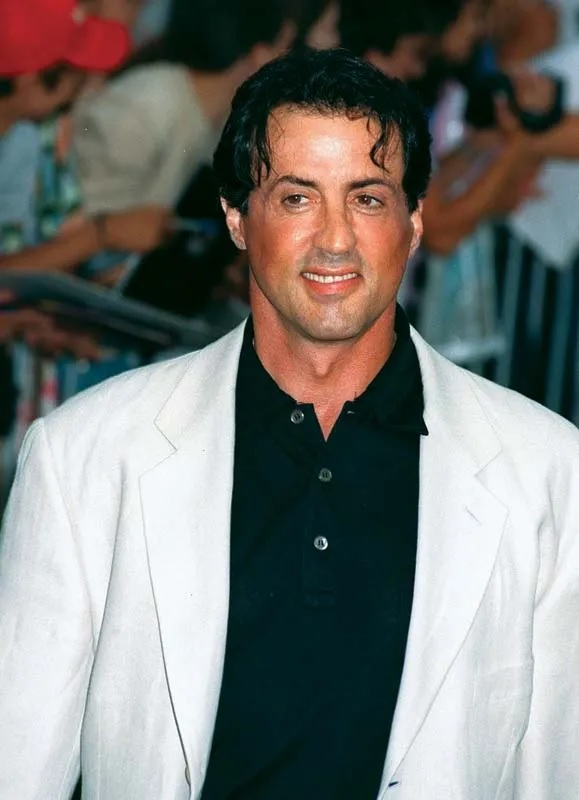
#> input picture output images/sly.jpg, 579 x 800 px
$ jupyter execute 'face detection.ipynb'
#> lines starting #> are read from the running program, lines starting #| are printed output that depends on the picture; after the words box and inside, x2 and y2 are one past the last pixel; in counts of white or black regions, pixels touching at a corner belong together
# Object detection using opencv

## What?

### Object detection in opencv is the process of detecting objects in still images or from a video source using Haar Cascade classifiers.

[cell 1]
import cv2
import matplotlib.pyplot as plt

[cell 2]
image = cv2.imread("output images//sly.jpg")
#> image is the input picture: shape (800, 579, 3); mean B, G, R 116.8, 120.6, 119.6
gray = cv2.cvtColor(image, cv2.COLOR_BGR2GRAY)
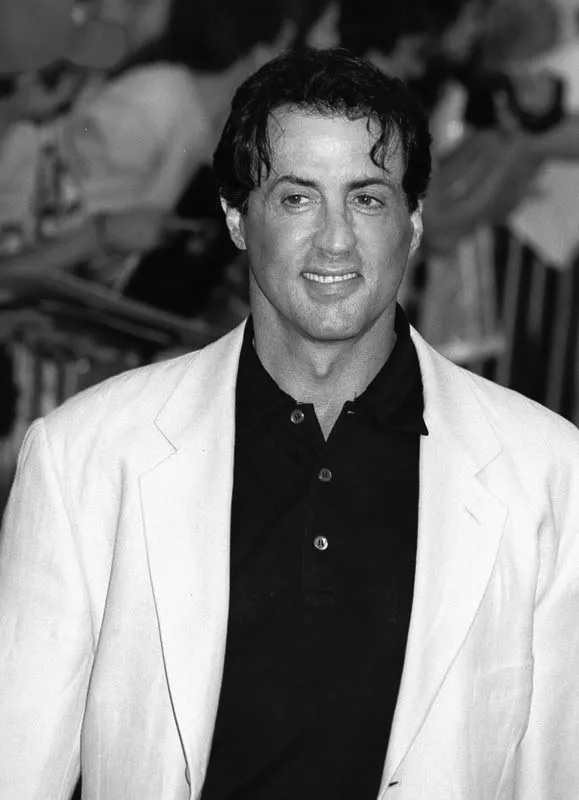
#> gray: shape (800, 579); min 1, max 254, mean 119.8

[cell 3]
face_classifier = cv2.CascadeClassifier(cv2.data.haarcascades + "haarcascade_frontalface_default.xml")

[cell 4]
face = face_classifier.detectMultiScale(gray, scaleFactor=1.1, minNeighbors=5, minSize=(10,10))
#> face = [[242, 128, 186, 186]]

[cell 5]
for (x, y, w, h) in face:
    cv2.rectangle(image, (x, y), (x + w, y + h), (255, 0, 0), 4)
#> this loop made 1 pass
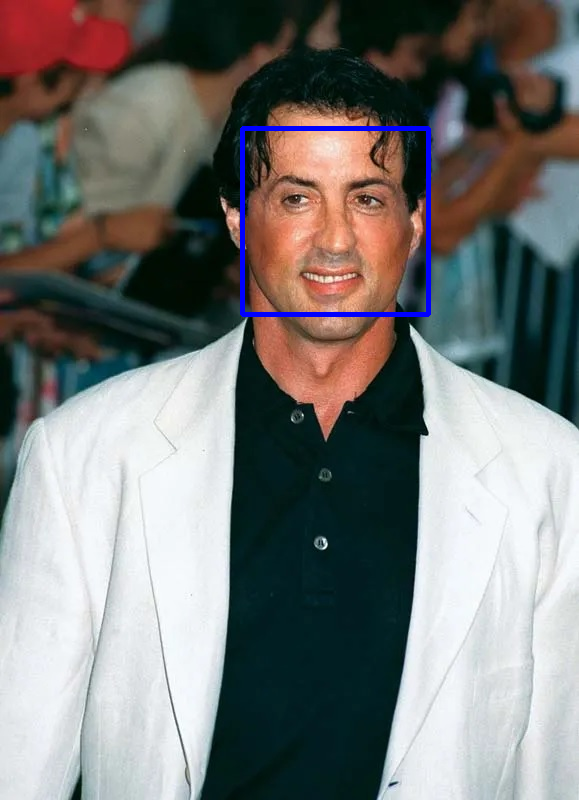
#> image: shape (800, 579, 3); 0.8% of pixels changed, all inside (x1, y1, x2, y2) = (240, 126, 431, 317)
cv2.imwrite("output images//sly's face detected.jpg", image)
#> Out = True
